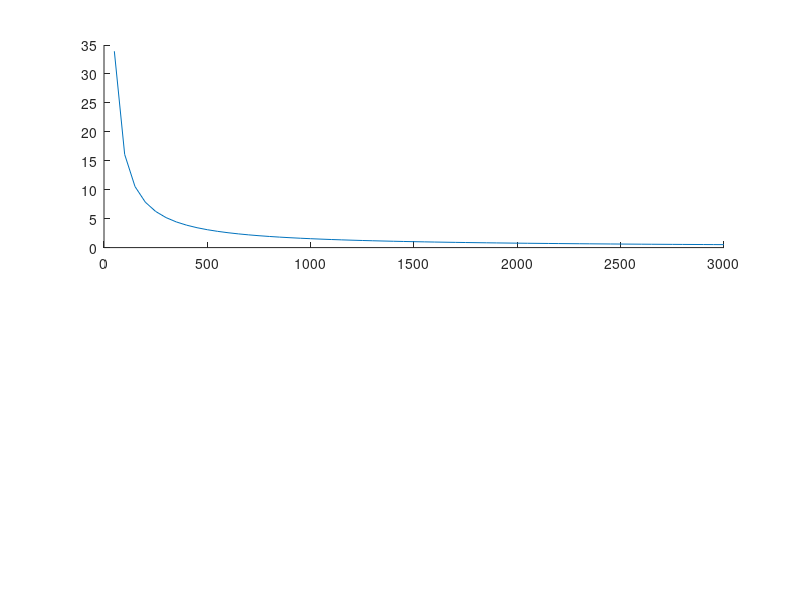

Reproduce this figure in MATLAB. (Note: this script raises an error after producing the figure.)
clc; clear all;

Isp = 50:50:3000; %s
deltaV = 100; %m/s
m_dry = 150; %kg
g = 9.81; %m/s^2

N = length(Isp);
m_prop = zeros(1, N);
m_wet = zeros(1,N);

for i=1:1:N
    m_prop(i) = m_dry*(exp(deltaV/(Isp(i)*g))-1);
    m_wet(i) = m_prop(i)/(1-exp(-deltaV/(Isp(i)*g)));
end

figure;
subplot(2,1,1);
hold on;
plot(Isp, m_prop);
scatter(Isp, m_prop, DisplayName ='m_prop data')
xlabel('Isp[s]');
ylabel('m_{prop}[kg]');
grid('on');
hold off;

subplot(2,1,2);
hold on;
plot(Isp, m_wet);
scatter(Isp, m_wet, DisplayName ='m_wet data')
xlabel('Isp[s]');
ylabel('m_{wet}[kg]');
grid('on');
hold off;

disp(m_prop);
disp(m_wet);
